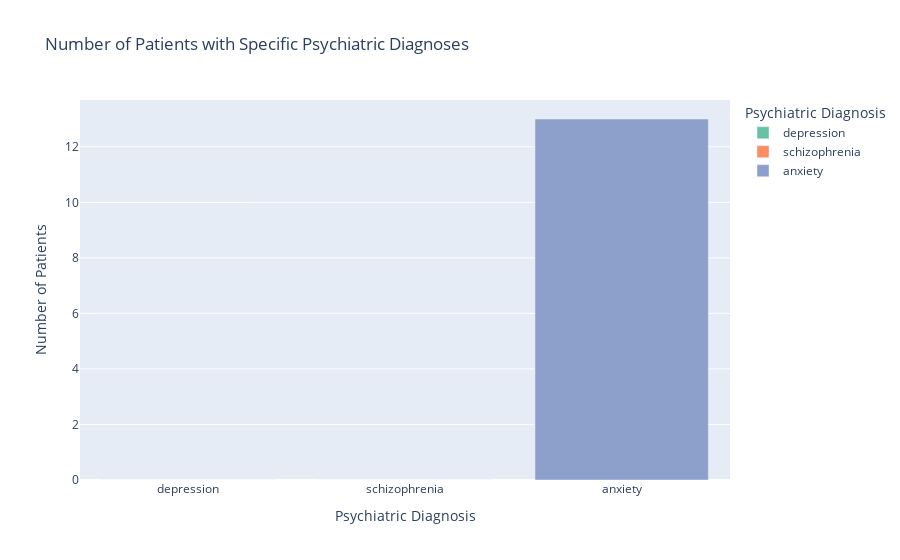

Notebook cell for this chart:
### Code cell
diagnoses = ['depression', 'schizophrenia', 'anxiety']
counts = [
    specific_psychiatric_patients[specific_psychiatric_patients['DESCRIPTION'].str.contains('depression', na=False)]['PATIENT'].nunique(),
    specific_psychiatric_patients[specific_psychiatric_patients['DESCRIPTION'].str.contains('schizophrenia', na=False)]['PATIENT'].nunique(),
    specific_psychiatric_patients[specific_psychiatric_patients['DESCRIPTION'].str.contains('anxiety', na=False)]['PATIENT'].nunique(),
]

# Create a DataFrame for visualization
df = pd.DataFrame({'Diagnosis': diagnoses, 'Patient Count': counts})

# Plot a bar chart
fig = px.bar(df, x='Diagnosis', y='Patient Count', 
             title='Number of Patients with Specific Psychiatric Diagnoses',
             labels={'Diagnosis': 'Psychiatric Diagnosis', 'Patient Count': 'Number of Patients'},
             color='Diagnosis', color_discrete_sequence=px.colors.qualitative.Set2)

fig.show()

### Figure 1 — Plotly figure (JSON) as saved in the notebook; plotly's stock layout.template omitted (floating-point values rounded to 4 significant figures)
{"data": [{"alignmentgroup": "True", "hovertemplate": "Psychiatric Diagnosis=%{x}<br>Number of Patients=%{y}<extra></extra>", "legendgroup": "depression", "marker": {"color": "rgb(102,194,165)", "pattern": {"shape": ""}}, "name": "depression", "offsetgroup": "depression", "orientation": "v", "showlegend": true, "textposition": "auto", "type": "bar", "x": ["depression"], "xaxis": "x", "y": [0], "yaxis": "y"}, {"alignmentgroup": "True", "hovertemplate": "Psychiatric Diagnosis=%{x}<br>Number of Patients=%{y}<extra></extra>", "legendgroup": "schizophrenia", "marker": {"color": "rgb(252,141,98)", "pattern": {"shape": ""}}, "name": "schizophrenia", "offsetgroup": "schizophrenia", "orientation": "v", "showlegend": true, "textposition": "auto", "type": "bar", "x": ["schizophrenia"], "xaxis": "x", "y": [0], "yaxis": "y"}, {"alignmentgroup": "True", "hovertemplate": "Psychiatric Diagnosis=%{x}<br>Number of Patients=%{y}<extra></extra>", "legendgroup": "anxiety", "marker": {"color": "rgb(141,160,203)", "pattern": {"shape": ""}}, "name": "anxiety", "offsetgroup": "anxiety", "orientation": "v", "showlegend": true, "textposition": "auto", "type": "bar", "x": ["anxiety"], "xaxis": "x", "y": [13], "yaxis": "y"}], "layout": {"autosize": true, "barmode": "relative", "legend": {"title": {"text": "Psychiatric Diagnosis"}, "tracegroupgap": 0}, "title": {"text": "Number of Patients with Specific Psychiatric Diagnoses"}, "xaxis": {"anchor": "y", "autorange": true, "categoryarray": ["depression", "schizophrenia", "anxiety"], "categoryorder": "array", "domain": [0, 1], "range": [-0.5, 2.5], "title": {"text": "Psychiatric Diagnosis"}, "type": "category"}, "yaxis": {"anchor": "x", "autorange": true, "domain": [0, 1], "range": [0, 13.68], "title": {"text": "Number of Patients"}, "type": "linear"}}}
